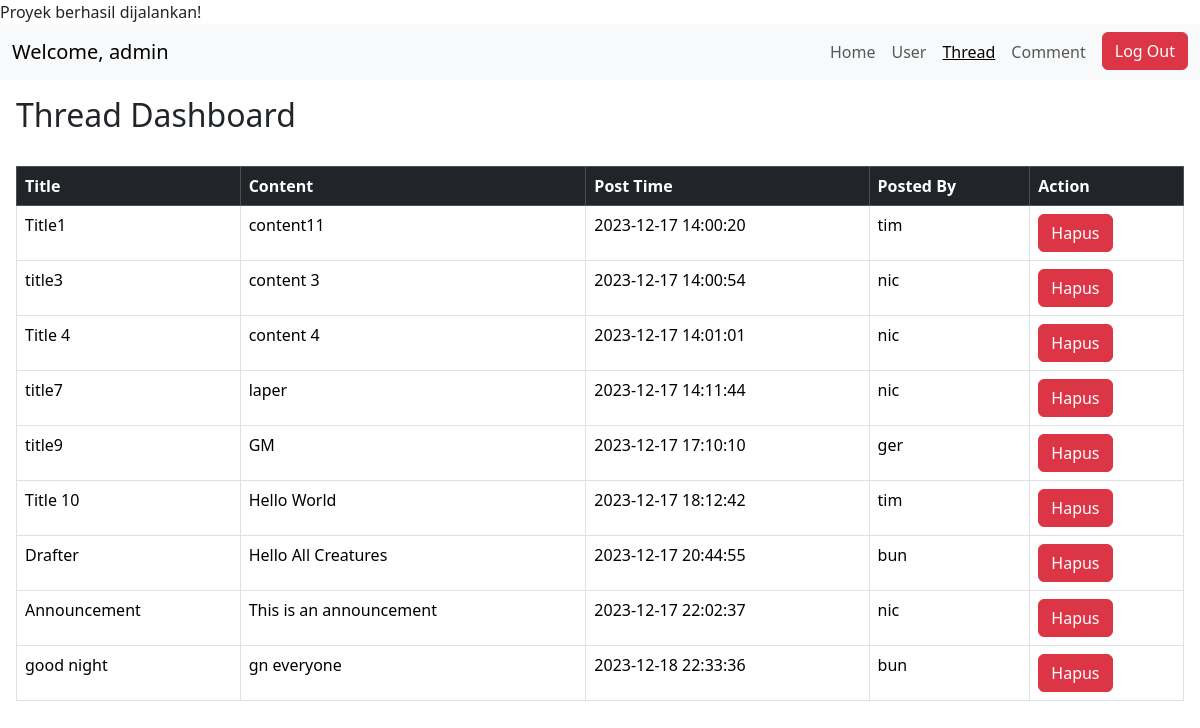
The page /admin/thread.php (signed in) on the database its author committed.
### tables this page shows
CREATE TABLE `thread` (
  `id` int(11) NOT NULL,
  `title` varchar(500) NOT NULL,
  `content` varchar(5000) NOT NULL,
  `post_time` datetime NOT NULL,
  `id_account` int(11) NOT NULL
);

CREATE TABLE `account` (
  `id` int(11) NOT NULL,
  `username` varchar(100) NOT NULL,
  `pass` varchar(100) NOT NULL,
  `full_name` varchar(100) NOT NULL,
  `join_date` date NOT NULL,
  `profile_picture_link` varchar(100) NOT NULL
);

### admin/thread.php (the view, shortened to what this page needs)
<?php
require("navbar.php");
?>
<!DOCTYPE html>
<html lang="en">
<head>
</head>
<body>
    <div class="container-fluid p-3">
        <h2>Thread Dashboard</h2>
        <br>
        <table class="table table-bordered">
            <thead class="table-dark">
                <tr>
                    <th>Title</th>
                    <th>Content</th>
                    <th>Post Time</th>
                    <th>Posted By</th>
                    <th>Action</th>
                </tr>
            </thead>
            <tbody>
                <?php
                $sql = "SELECT t.id, t.title, t.content, t.post_time, a.username FROM thread t
                JOIN account a ON t.id_account = a.id
                ORDER BY t.post_time";
                $stmt = $conn->query($sql);
                $rows = $stmt->fetchAll();
                foreach ($rows as $row) {
                    echo "<tr>
                        <td>" . $row["title"] . "</td>
                        <td>" . $row["content"] . "</td>
                        <td>" . $row["post_time"] . "</td>
                        <td>" . $row["username"] . "</td>
                        <td>
                            <button class='btn btn-danger' onclick='hapus(" . $row["id"] . ")'>Hapus</button>
                        </td>";
                }
                ?>
            </tbody>
        </table>
    </div>
</body>
</html>

### rows shown on the page
thread: title "Title1", content "content11", post_time "2023-12-17 14:00:20", id_account.username "tim"
thread: title "title3", content "content 3", post_time "2023-12-17 14:00:54", id_account.username "nic"
thread: title "Title 4", content "content 4", post_time "2023-12-17 14:01:01", id_account.username "nic"
thread: title "title7", content "laper", post_time "2023-12-17 14:11:44", id_account.username "nic"
thread: title "title9", content "GM", post_time "2023-12-17 17:10:10", id_account.username "ger"
thread: title "Title 10", content "Hello World", post_time "2023-12-17 18:12:42", id_account.username "tim"
thread: title "Drafter", content "Hello All Creatures", post_time "2023-12-17 20:44:55", id_account.username "bun"
thread: title "Announcement", content "This is an announcement", post_time "2023-12-17 22:02:37", id_account.username "nic"
thread: title "good night", content "gn everyone", post_time "2023-12-18 22:33:36", id_account.username "bun"

### other values the page prints
$_SESSION['admin_username'] "admin"
